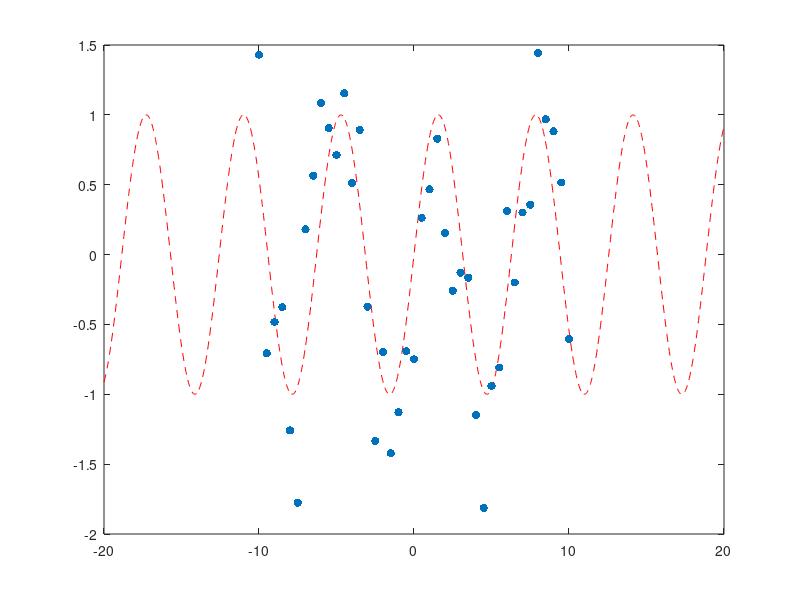

This figure's MATLAB source: (Note: this script raises an error after producing the figure.)
clear; close all; clc

x_test = linspace(-20,20,1000)';
y_real = sin(x_test);
 
x_train = (-10:0.5:10)';
a = -1; b = 1;
y_noisy = sin(x_train) + a + (b-a).*rand(length(x_train),1);

h = figure;
plot(x_test, y_real,'--r')
hold on
scatter(x_train, y_noisy, 'filled')

length = 3.5;
noise_std = 0.2;
signal_std = 6.2;
myrbf = rbf('sigma', length, 'sigma_n', noise_std, 'sigma_f', signal_std);

mygp = gaussian_process('kernel', myrbf, 'target', y_noisy, 'reference', x_train);
mygp.set_data(1000, -20, 20);

options = struct;
mygp.plot(options, h, 'b');
mygp.likelihood
mygp.likelihood_grad('sigma', 'sigma_f', 'sigma_n')

tic;
x = mygp.optimize('sigma', 'sigma_n','sigma_f');
toc;
mygp.plot(options, h, 'g');

%% Matlab comparison
sigma0 = 0.2;
kparams0 = [3.5, 6.2];
tic;
gprMdl = fitrgp(x_train,y_noisy,'KernelFunction','squaredexponential',...
     'FitMethod','exact','KernelParameters',kparams0,'Sigma',sigma0);
toc;
 
ypred = predict(gprMdl, x_test);
plot(x_test, ypred, 'k');